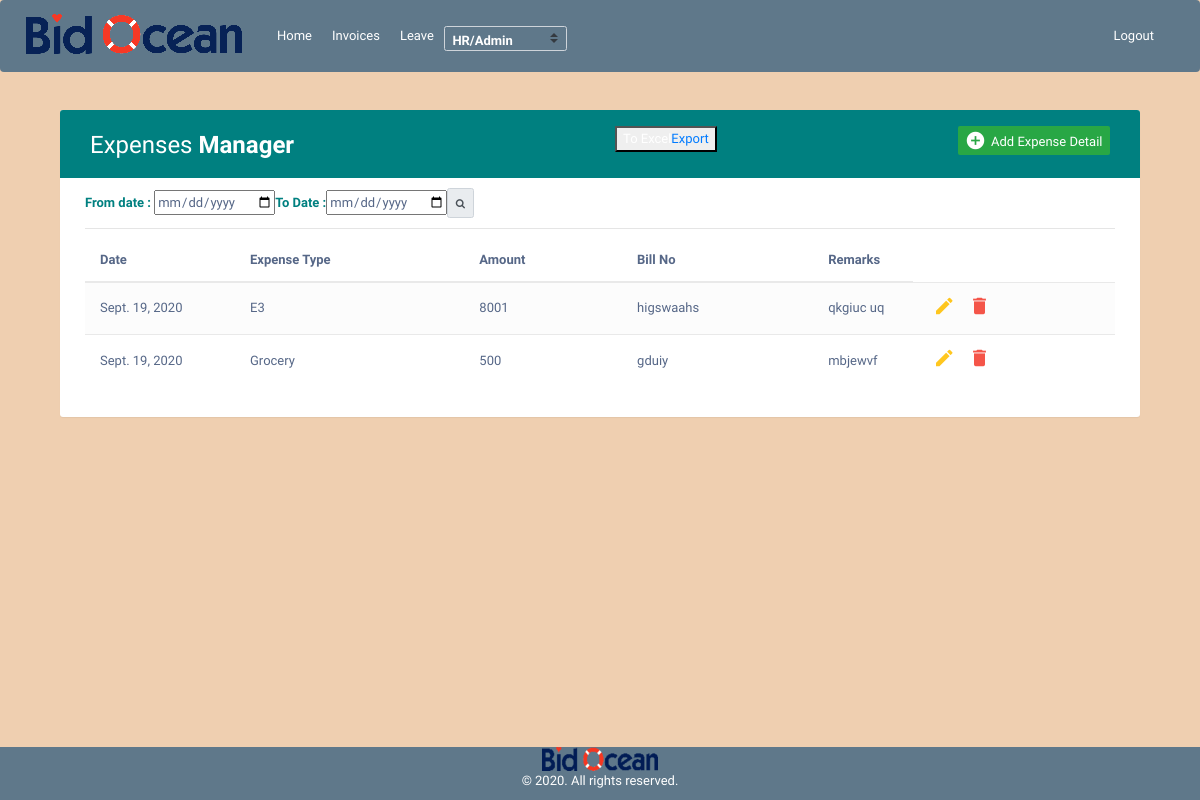
The page /expenses/ (signed in) on the database as committed earlier.
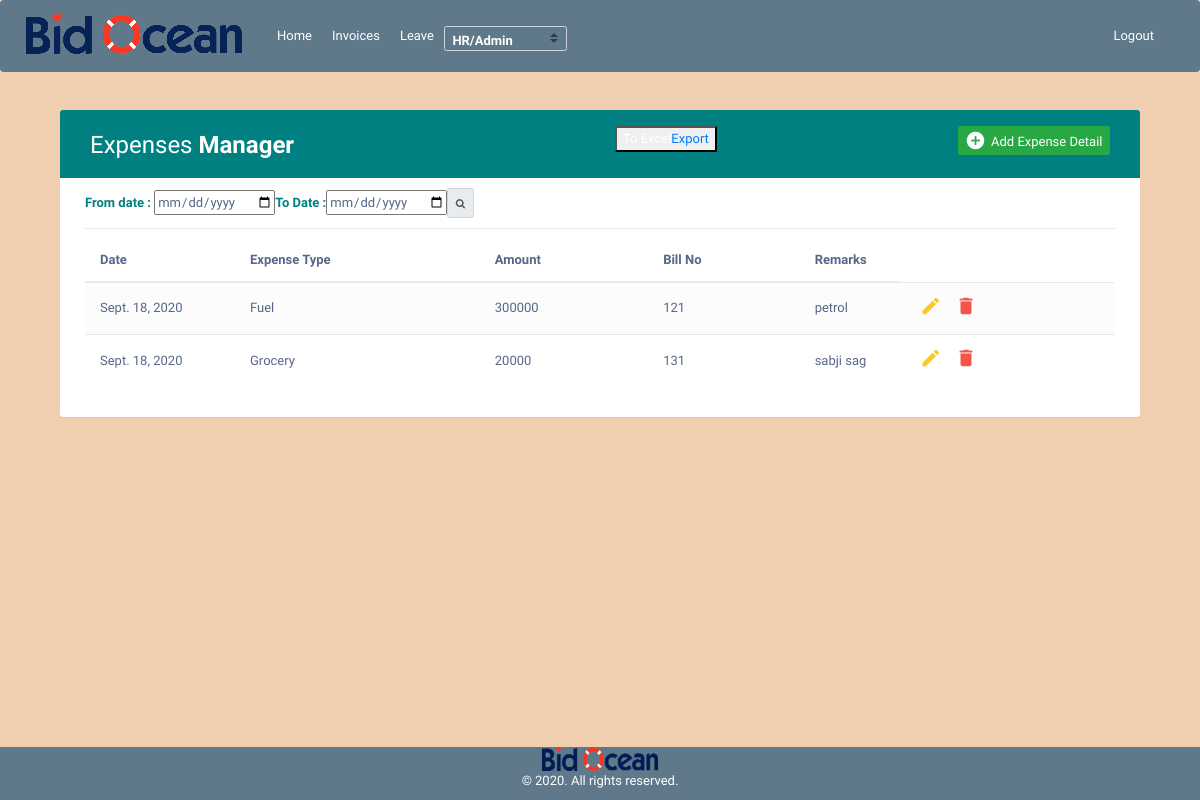
The same page on the database as committed later.
### expenses/models.py (models this page shows, shortened)
class Expenses(models.Model):
	id           = models.AutoField(primary_key=True)
	expense_date = models.DateField()
	expense_type = models.ForeignKey(ExpenseType,on_delete=models.CASCADE)
	amount       = models.CharField(max_length=200)
	bill_no      = models.CharField(max_length=200)
	remarks      = models.TextField(null=True, blank=True)
	added_by     = models.ForeignKey(Employee, on_delete=models.SET_NULL, null=True, blank=True)

class ExpenseType(models.Model):
	id           = models.AutoField(primary_key=True)
	expense_type = models.CharField(max_length=200)
	added_date   = models.DateTimeField(auto_now_add=True)
	added_by     = models.ForeignKey(Employee, on_delete=models.SET_NULL, null=True, blank=True)

### expenses/views.py (the view, shortened to what this page needs)
# urls.py: path("",views.ExpensesView.as_view(),name="expenses"),
class ExpensesView(AdminOrHRPanelMixin, TemplateView):
    template_name = 'expenses/expenses.html'
    def get(self, request):
        employee         = Employee.objects.get(auth_tbl=self.request.user)
        role             = employee.role.name.lower()
        expenses_list    = Expenses.objects.all()
        expense_types    = ExpenseType.objects.all()
        from_date     = request.GET.get('from_date', None)
        to_date       = request.GET.get('to_date', None)
        query_param = {}
        if (from_date is not None and to_date is not None) and (from_date != "" and to_date != ""):
            query_param['from_date'] = from_date
            query_param['to_date']   = to_date
            to_date       = datetime.strptime(to_date,"%Y-%m-%d").date()
            from_date     = datetime.strptime(from_date,"%Y-%m-%d").date()
            expenses_list = expenses_list.filter(expense_date__gte=from_date, expense_date__lte=to_date)
        expenses_list = expenses_list.order_by('-amount')
        paginator        = Paginator(expenses_list,10)
        page             = request.GET.get('page')
        paginatedcontent = paginator.get_page(page)
        context = {
            'role'          : role,
            'expense_types' : expense_types,
            'expenses'      : paginatedcontent,
            'query_param'   : query_param,
        }
        return render(request, self.template_name, context)

### user_invoice/mixin.py (called while the page is built)
    def test_func(self):
        user     = self.request.user
        employee = Employee.objects.get(auth_tbl=user)
        return employee.role.name.lower() == 'admin' or employee.role.name.lower() == 'hr'

### expenses/templates/expenses/expenses.html (shortened to what this page needs)
{% extends "user_invoice/base.html" %}
{% load crispy_forms_tags %}
{% block content %}
<!DOCTYPE html>
<html lang="en">
<head>
<link rel="stylesheet" href="https://maxcdn.bootstrapcdn.com/font-awesome/4.7.0/css/font-awesome.min.css">
<link rel="stylesheet" href="https://maxcdn.bootstrapcdn.com/bootstrap/3.3.7/css/bootstrap.min.css">
<link rel="stylesheet" href="https://maxcdn.bootstrapcdn.com/bootstrap/4.0.0/css/bootstrap.min.css">
  <body style="background-color: #EFCFB0;">
    <div class="container" style="margin-top: 80px;">
        <div class="table-wrapper">
            <div class="table-title">
                <div class="row">
                    <div class="col-sm-6">
						<h2>Expenses <b>Manager</b></h2>
					</div>
					<div class="col-sm-6">
						<a href="{% url 'export_expenses_xls' %}"><button class="custom-btn btn-12" style="margin-bottom: 10px;"><span style="color: white;"></span><span>Export</span></button></a>
						<a href="#addEmployeeModal" class="btn btn-success" data-toggle="modal"><i class="material-icons">&#xE147;</i> <span>Add Expense Detail</span></a>
					</div>
                </div>
            </div>
            <form>
            <table>
            	<tr>
            		<td><b style="color: teal;"> From date :</b> <input type="date" name="from_date" value="{{request.GET.from_date}}"></td>
					<td><b style="color: teal;"> To Date :</b><input type="date" name="to_date" value="{{request.GET.to_date}}"></td>
					<td><button class="input-group-text" style="height: 30px;" type="submit" name="submitbtn"><i class="fa fa-search"></i></td>
            	</tr>
            </table>
        	</form>
            <hr>
            <table class="table table-striped table-hover">
                <thead>
                    <tr>
                        <th>Date</th>
						<th>Expense Type</th>
                        <th>Amount</th>
                        <th>Bill No</th>
                        <th>Remarks</th>
                    </tr>
                </thead>
                <tbody>
                	{% for expense in expenses %}
                    <tr>
                        <td>{{expense.expense_date}}</td>
                        <td>{{expense.expense_type.expense_type}}</td>
						<td>{{expense.amount}}</td>
                        <td>{{expense.bill_no}}</td>
                        <td>{{expense.remarks}}</td>
                        <td>
                            <a href="#editEmployeeModal" alt="{{expense.pk}}" class="edit" data-toggle="modal"><i class="material-icons" data-toggle="tooltip" title="Edit">&#xE254;</i></a>
                            <a href="#deleteEmployeeModal" alt="{{expense.pk}}" class="delete" data-toggle="modal"><i class="material-icons" data-toggle="tooltip" title="Delete">&#xE872;</i></a>
                        </td>
                    </tr>
                    {% endfor %}
                </tbody>
            </table>
        </div>
    </div>
</body>
</html>
{% endblock content %}

### user_invoice/templates/user_invoice/base.html (shortened to what this page needs)
{% load static %}
<!DOCTYPE html>
<html>
<head>
    <link rel="stylesheet" href="https://maxcdn.bootstrapcdn.com/bootstrap/4.0.0/css/bootstrap.min.css">
    <link rel="stylesheet" type="text/css" href="{% static 'user_invoice/main.css' %}">
    <link rel="stylesheet" type="text/css" href="{% static 'js/jquery.js' %}">
</head>
<body>
  <div class="nav-button">
    <header class="site-header">
      <nav class="navbar navbar-expand-md navbar-dark bg-steel fixed-top">
            <a class="navbar-brand mr-8" ><img src="{% static 'images/beez.png' %}"  class='d-inline-block' alt=""/>
              <a class="nav-item nav-link" href="{% url 'user_invoice-home' %}">Home</a>
              <a class="nav-item nav-link" href="{% url 'invoice_list' %}" >Invoices</a>
              <a class="nav-item nav-link" href="{% url 'leave' %}" >Leave</a>
              {% if role == 'hr' or role == 'admin' %}
                <select class="browser-default custom-select" style="font-weight: bold;margin-bottom: 15px;width :145px;color: white;background-color: rgb(230, 216, 216);background-color: #5f788a;margin-top: 20px;"  onchange="location = this.options[this.selectedIndex].value;">
                  <option disabled style="font-weight: bold;color: black;" selected value>  HR/Admin </option>
              </select>​
              {% endif %}
        <div class="container">
          <div class="collapse navbar-collapse" id="navbarToggle">
            <div class="navbar-nav">
              {% if user.is_authenticated %}
                <a class="nav-item nav-link" href="{% url 'logout' %}">Logout</a>
              {% else %}
                <a class="nav-item nav-link" href="{% url 'login' %}">Login</a>
              {% endif %}
            </div>
          </div>
        </div>
      </nav>
    </header>
  </div>
    <main role="main" class="container">
          <div class='module'>
            {% block content %}{% endblock %}
          </div>
    </main>
      <div class="footer">
        <img src="{% static 'images/bas.png' %}" alt="logo"><p>© 2020. All rights reserved.</p>
      </div>
  </body>
</html>

### user_invoice/static/user_invoice/main.css (style rules this page uses)
body { background: #fafafa; color: #333333; margin-top: 5rem; }
h1, h2, h3, h4, h5, h6 { color: #444444; }
.bg-steel { background-color: #5f788a; }
.site-header .navbar-nav .nav-link { color: #cbd5db; }

### user_invoice/templates/user_invoice/base.html (style rules this page uses)
a { color: white; }
header { background: #fff; -webkit-box-shadow: 0 1px 5px 0 rgba(83, 83, 83, 0.4); box-shadow: 0 1px 5px 0 rgba(83, 83, 83, 0.4); position: -webkit-sticky; position: sticky; top: 0; z-index: 1000; }
@media only screen and (min-width: 701px) { .nav-button { display: block; } }
.footer { position: fixed; left: 0; bottom: 0; width: 100%; background-color: #5f788a; color: white; text-align: center; }

### expenses/templates/expenses/expenses.html (style rules this page uses)
body { color: #566787; background: #f5f5f5; font-family: 'Varela Round', sans-serif; font-size: 13px; }
.table-wrapper { background: #fff; padding: 20px 25px; margin: 30px 0; border-radius: 3px; box-shadow: 0 1px 1px rgba(0,0,0,.05); }
.table-title { padding-bottom: 15px; background: teal; color: #fff; padding: 16px 30px; margin: -20px -25px 10px; border-radius: 3px 3px 0 0; }
.table-title h2 { margin: 5px 0 0; font-size: 24px; }
.table-title .btn { color: #fff; float: right; font-size: 13px; border: none; min-width: 50px; border-radius: 2px; border: none; outline: none !important; margin-left: 10px; }
.table-title .btn i { float: left; font-size: 21px; margin-right: 5px; }
.table-title .btn span { float: left; margin-top: 2px; }
table.table tr th, table.table tr td { border-color: #e9e9e9; padding: 12px 15px; vertical-align: middle; }
table.table tr th:first-child { width: 150px; }
table.table tr th:last-child { width: 100px; }
table.table-striped tbody tr:nth-of-type(odd) { background-color: #fcfcfc; }
table.table td:last-child i { opacity: 0.9; font-size: 22px; margin: 0 5px; }
table.table td a { font-weight: bold; color: #566787; display: inline-block; text-decoration: none; outline: none !important; }
table.table td a.edit { color: #FFC107; }
table.table td a.delete { color: #F44336; }
table.table td i { font-size: 19px; }
.nav-link { color: white; }
.navbar-dark .navbar-nav .nav-link { color:white; }

Rows that differ between the two databases and show on the page:
removed Expenses: expense_date "Sept. 19, 2020", expense_type.expense_type "E3", amount "8001", bill_no "higswaahs", remarks "qkgiuc uq"
removed Expenses: expense_date "Sept. 19, 2020", expense_type.expense_type "Grocery", amount "500", bill_no "gduiy", remarks "mbjewvf"
added Expenses: expense_date "Sept. 18, 2020", expense_type.expense_type "Fuel", amount "300000", bill_no "121", remarks "petrol"
added Expenses: expense_date "Sept. 18, 2020", expense_type.expense_type "Grocery", amount "20000", bill_no "131", remarks "sabji sag"
